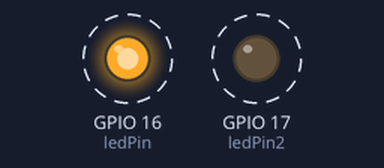
The sketch below on a simulated ESP32. Parts: output pins drawn as LEDs (lit = HIGH). Dashed ring = blinking.

Above: at 0.05 s.
Timing chart, 0 to 4.6 s (numbered marks = the images above):
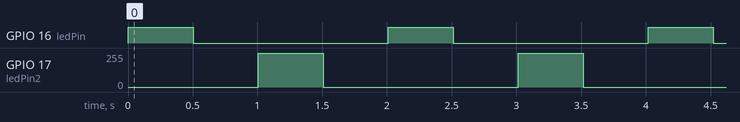

The sketch:

LED1.ino
```cpp
const int ledPin = 16;
const int ledPin2 = 17;
const int freq = 10000;
const int ledChannel = 0;
const int ledChannel2 = 1;
const int resolution = 8;

void setup(){

  ledcSetup(ledChannel, freq, resolution);
  ledcSetup(ledChannel2, freq, resolution);

  ledcAttachPin(ledPin, ledChannel);
  ledcAttachPin(ledPin2, ledChannel2);

}

void loop(){

  for(int dutyCycle = 0; dutyCycle <= 255; dutyCycle++){

    ledcWrite(ledChannel, dutyCycle);

  }

  delay(500);

  for(int dutyCycle = 255; dutyCycle >= 0; dutyCycle--){

    ledcWrite(ledChannel, dutyCycle);

  }
  delay(500);

   for(int dutyCycle = 0; dutyCycle <= 255; dutyCycle++){

    ledcWrite(ledChannel2, dutyCycle);

  }

  delay(500);

  for(int dutyCycle = 255; dutyCycle >= 0; dutyCycle--){

    ledcWrite(ledChannel2, dutyCycle);

  }
  delay(500);
}
```

Measured:
- by itself, GPIO 16 (ledPin): alternates HIGH for 0.50 s and LOW for 1.5 s
- by itself, GPIO 17 (ledPin2): alternates 255/255 for 0.50 s and 0/255 for 1.5 s
